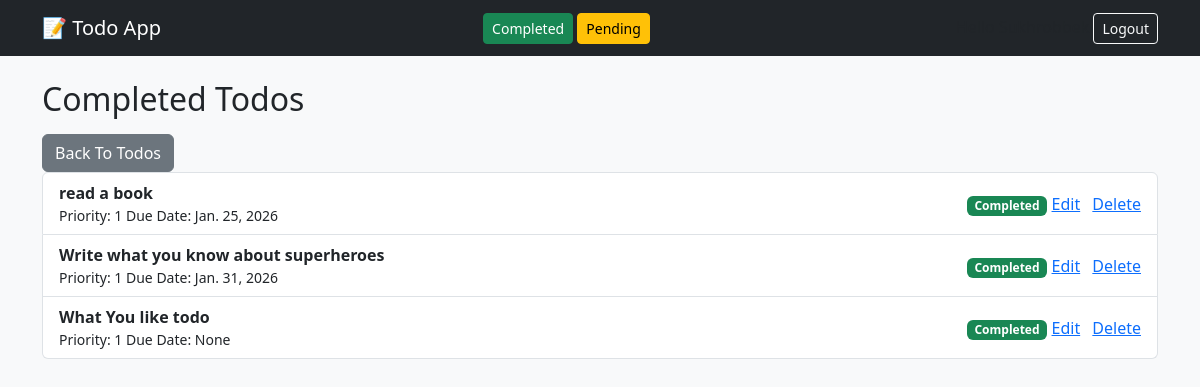
Page /todos/completed/ (signed in) on the earlier database version.
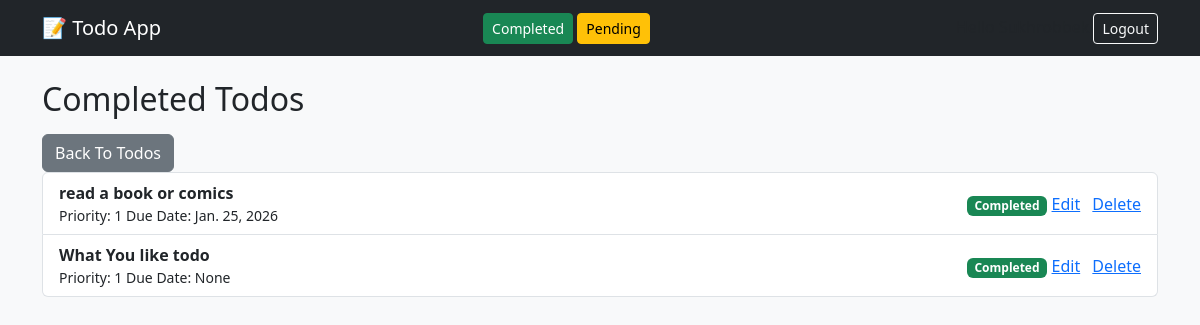
Same page on the later database version.
### todoApp/models.py (models this page shows, shortened)
class Todo(models.Model):
    user = models.ForeignKey(User, on_delete=models.CASCADE, null=True)
    title = models.CharField(max_length=40)
    description = models.TextField()
    priority =  models.IntegerField(default=1)
    due_date = models.DateField(null=True, blank=True)
    is_completed = models.BooleanField(default=False)
    created_at = models.DateTimeField(auto_now_add=True)

### todoApp/views.py (the view)
# urls.py: path('todos/completed/', completed_todos, name="completed_todos"),
@login_required
def completed_todos(request):
    todos = Todo.objects.filter(is_completed = True)
    return render(request, 'todoApp/completed_todos.html' , {'todos': todos})

### todoApp/templates/todoApp/completed_todos.html
{% extends 'todoApp/base.html' %}
{% block content %}
<h2 class="mb-3" class="text-success">Completed Todos</h2>
 <a href="{% url 'todo_list %'}" class="btn btn-secondary">Back To Todos</a>
{% if todos%}
     <ul class="list-group">
        {%for todo in todos%}
             <li class="list-group-item d-flex justify-content-between align-items-center">
                <div>
                    <strong>{{todo.title}}</strong><br>
                    <small>
                        Priority: {{todo.priority}}
                        Due Date: {{todo.due_date}}
                     </small>
                </div>
                   <div>
                    <span class="badge bg-success">Completed</span>
                     <a href="{% url 'update_todo' todo.id %}" class="btn-sm btn-outline-primary">Edit</a>
                    <a href="{% url 'delete_todo' todo.id %}" class="btn-sm btn-outline-danger ms-2">Delete</a>
                   </div>
             </li>
        {% endfor %}
    </ul>
{% else %}
   <p class="text-muted">No Completed todos</p>
{% endif %}
{% endblock %}

Differences in the rows shown:
removed Todo: title "Write what you know about superheroes", priority "1", due_date "Jan. 31, 2026"
changed Todo: title "read a book" → "read a book or comics"
